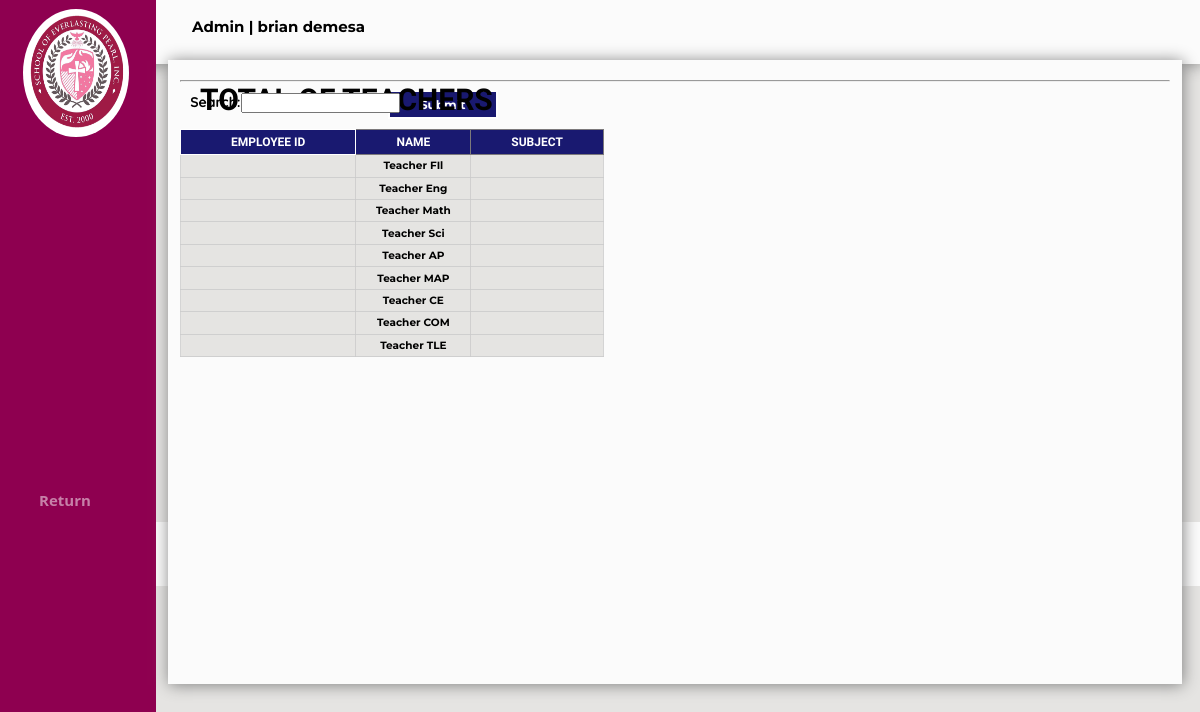
Screenshot of /Admin/totalteacher.php (signed in) with the database file from the repository.
### tables this page shows
CREATE TABLE `tbl_sepi_account` (
  `Acc_ID` int(11) NOT NULL AUTO_INCREMENT,
  `Admin_ID` varchar(20) NOT NULL,
  `Fname` varchar(30) NOT NULL,
  `mname` varchar(5) NOT NULL,
  `Lname` varchar(30) NOT NULL,
  `Username` varchar(30) NOT NULL,
  `EMAIL` varchar(50) NOT NULL,
  `Password` varchar(30) NOT NULL,
  `Gender` varchar(15) NOT NULL,
  `Address` varchar(50) NOT NULL,
  `Role` varchar(20) NOT NULL,
  `Hdate` date NOT NULL,
  PRIMARY KEY (`Acc_ID`)
);

CREATE TABLE `tbl_teacherinfo` (
  `TID` int(11) NOT NULL AUTO_INCREMENT,
  `Employee_ID` varchar(255) NOT NULL,
  `FNAMES` varchar(255) NOT NULL,
  `MNAMES` varchar(255) DEFAULT NULL,
  `LNAMES` varchar(255) NOT NULL,
  `USERNAME` varchar(255) NOT NULL,
  `ADDRESS` varchar(255) NOT NULL,
  `EMAIL` varchar(255) NOT NULL,
  `PASS` varchar(255) NOT NULL,
  `BDAYS` date NOT NULL,
  `AGES` int(11) NOT NULL,
  `GENDERS` varchar(10) NOT NULL,
  `Role` varchar(50) NOT NULL,
  PRIMARY KEY (`TID`)
);

### Admin/totalteacher.php (the view, shortened to what this page needs)
<?php
include "../sepi_connect.php";
if(!isset($_SESSION['loggedin']) || $_SESSION['loggedin'] !== true)
{
 header("refresh:0; ../Index.php");
 exit;
}else if(isset($_SESSION['Acc_ID']))
{
	$userid = $_SESSION['Acc_ID'];
	$getrecord = mysqli_query($config,"SELECT * FROM tbl_sepi_account WHERE Acc_ID ='$userid'");
	while($rowedit = mysqli_fetch_assoc($getrecord))
	{
		$type = $rowedit['Role'];
		$name = $rowedit['Fname']." ".$rowedit['Lname'];
	}
}
if(isset($_POST['search'])){
$search = $_POST['search'];
if ($search != NULL){
$sql = "Select * from tbl_teacherinfo where TID like '%$search%' or
										Employee_ID like '%$search%' or
										FNAMES like '%$search%' or
										MNAMES like '%$search%' or
										LNAMES like '%$search%' or
										BDAYS like '%$search%' or
										AGES like '%$search%' or
										GENDERS like '%$search%' or
										SUBJECTS like '%$search%'";
}else{
$sql = "Select * from tbl_teacherinfo0";
}
}else{
$sql = "Select * from tbl_teacherinfo";
}
?>
<html>
<head>
</head>
<link rel="stylesheet" href="../Css/sepi.css">
<body style="background-color:#E5E4E2">
<div class="header">
<p class="displayname"><?php echo "$type" ?> | <?php echo "$name" ?></p>
<form method="POST"action="logout.php" >
</form>
</div>
			<div class="footer">
				<h6 id="footer">© 2022 SEPI Login Form. All Rights Reserved | Designed by Excel-erator</h6>
			</div>
<form method="POST" action=teacher.php>
		<div class="dashboard">
			<img src="../Images/logo.png" class="dashboardlogocvgs">
			<a href="../Admin/dashboard.php" class="Returnarchive">Return</a>
		</div>
<div class="teacherdiv">
				<h1 id="teacherfont">TOTAL OF TEACHERS</h1>
				<hr>
				<p class="searchteacher">Search:</p>
				<input type=text name=search class="teachertxt">
				<input type=submit name=sub class="teacherbtn">
</form>
</body>
</html>
<?php
include "../sepi_connect.php";
$result = $config -> query($sql);
if($result -> num_rows > 0){
echo"<div class=teachertbl style=overflow:auto;>";
echo"<table class=teachertbl1>";
echo "<tr>";
echo "<th Class=teacherheader1>EMPLOYEE ID";
echo "<th Class=teacherheader>NAME";
echo "<th Class=teacherheader>SUBJECT";
while($row = $result -> fetch_assoc()){
echo "<tr>";
echo "<td class=teacherinfo>".$row['Employee_ID'];
echo "<td class=teacherinfo>".$row['FNAMES']." ".$row['MNAMES']." ".$row['LNAMES'];
echo "<td class=teacherinfo>".$row['SUBJECTS'];
}
}else{
echo "Empty";
}
?>

### rows the page displays
tbl_sepi_account: Role "Admin", name "brian demesa"
tbl_teacherinfo: FNAMES "Teacher", MNAMES "FIl"
tbl_teacherinfo: FNAMES "Teacher", MNAMES "Eng"
tbl_teacherinfo: FNAMES "Teacher", MNAMES "Math"
tbl_teacherinfo: FNAMES "Teacher", MNAMES "Sci"
tbl_teacherinfo: FNAMES "Teacher", MNAMES "AP"
tbl_teacherinfo: FNAMES "Teacher", MNAMES "MAP"
tbl_teacherinfo: FNAMES "Teacher", MNAMES "CE"
tbl_teacherinfo: FNAMES "Teacher", MNAMES "COM"
tbl_teacherinfo: FNAMES "Teacher", MNAMES "TLE"
